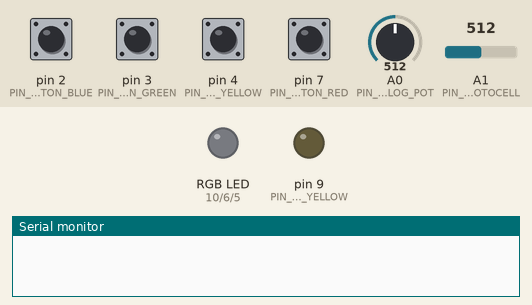
A sketch run on a simulated Arduino Uno, built with avr-gcc and run on an emulated ATmega328P. On the bench: an RGB LED mixed from three pins (HIGH = lit), output pins drawn as LEDs (lit = HIGH), the last lines printed to the serial monitor. Inputs (shaded band) come from the test bench; at power-on: pin 2 (PIN_PUSHBUTTON_BLUE), pin 3 (PIN_PUSHBUTTON_GREEN), pin 4 (PIN_PUSHBUTTON_YELLOW), pin 7 (PIN_PUSHBUTTON_RED) HIGH, A0 (PIN_ANALOG_POT) = 512, A1 (PIN_ANALOG_PHOTOCELL) = 512.

Above: at 1.2 s.
1.3 s: pin 2 (PIN_PUSHBUTTON_BLUE) pulled LOW for 0.15 s
At 1.6 s:
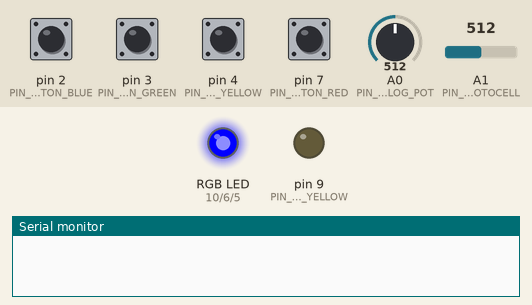
2.9 s: pin 3 (PIN_PUSHBUTTON_GREEN) pulled LOW for 0.15 s
At 4.0 s:
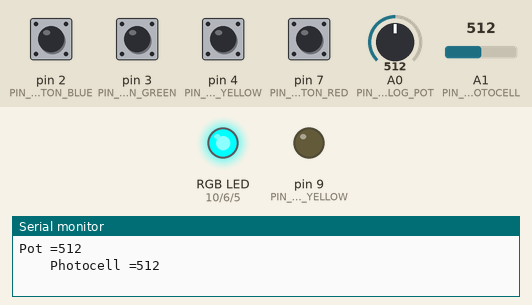
4.5 s: pin 4 (PIN_PUSHBUTTON_YELLOW) pulled LOW for 0.15 s
At 5.4 s:
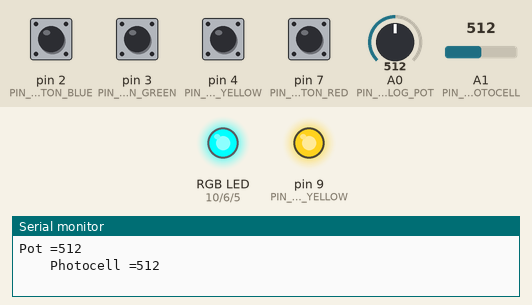
6.1 s: pin 7 (PIN_PUSHBUTTON_RED) pulled LOW for 0.15 s
At 6.6 s:
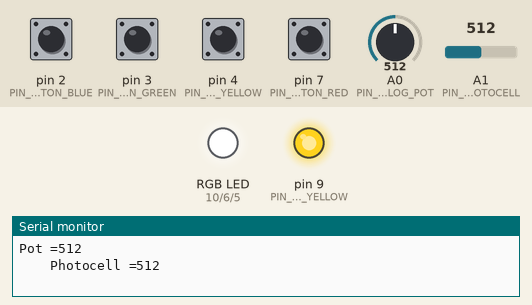
7.7 s: pin 2 (PIN_PUSHBUTTON_BLUE) pulled LOW for 1 s
At 8.9 s:
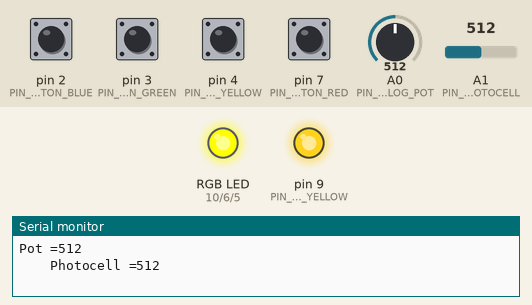
10.2 s: pin 3 (PIN_PUSHBUTTON_GREEN) pulled LOW for 1 s
At 10.8 s:
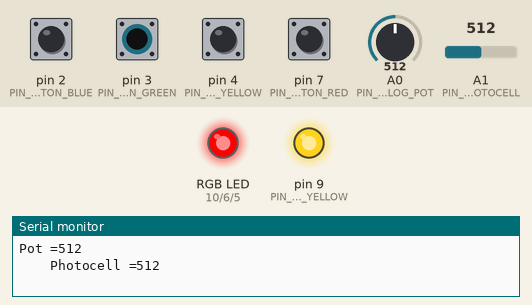
Timing chart, 0 to 13.2 s (numbered marks = the images above; inputs shaded):
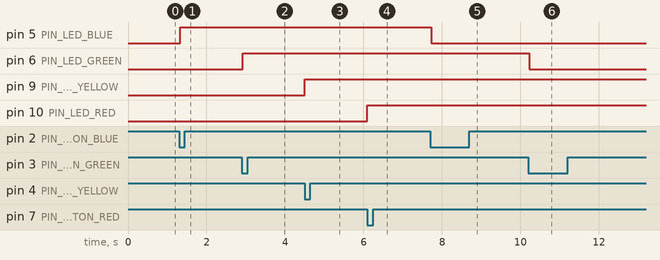

Measured:
- after the input at 1.3 s, pin 5 (PIN_LED_BLUE): LOW → HIGH at once
- after the input at 2.9 s, pin 6 (PIN_LED_GREEN): LOW → HIGH at once
- after the input at 4.5 s, pin 9 (PIN_LED_YELLOW): LOW → HIGH at once
- after the input at 6.1 s, pin 10 (PIN_LED_RED): LOW → HIGH at once
- after the input at 7.7 s, pin 5 (PIN_LED_BLUE): HIGH → LOW at once
- after the input at 10.2 s, pin 6 (PIN_LED_GREEN): HIGH → LOW at once

The sketch:

ArduinoCommunication.ino
```cpp
#define PIN_LED_RED 10
#define PIN_LED_YELLOW 9
#define PIN_LED_GREEN 6
#define PIN_LED_BLUE 5

#define PIN_PUSHBUTTON_RED 7
#define PIN_PUSHBUTTON_YELLOW 4
#define PIN_PUSHBUTTON_GREEN 3
#define PIN_PUSHBUTTON_BLUE 2

#define PIN_RGB_RED 11
#define PIN_RGB_GREEN 12
#define PIN_RGB_BLUE 13

#define PIN_ANALOG_POT 0
#define PIN_ANALOG_PHOTOCELL 1

volatile uint8_t mainEventFlags = 0;
#define FLAG_GREEN_PUSHBUTTON 0x01
#define FLAG_BLUE_PUSHBUTTON 0x02

int pot;
int photo;
int rgbCounter = 0;
unsigned long priorTimeMs = 0;

uint8_t redState = HIGH;
uint8_t lastRedState = HIGH;
uint8_t yellowState = HIGH;
uint8_t lastYellowState = HIGH;

void setup() {
  Serial.begin(9600);
  pinMode(PIN_LED_RED, OUTPUT);
  pinMode(PIN_LED_YELLOW, OUTPUT);
  pinMode(PIN_LED_GREEN, OUTPUT);
  pinMode(PIN_LED_BLUE, OUTPUT);
  digitalWrite(PIN_LED_RED, LOW);
  digitalWrite(PIN_LED_YELLOW, LOW);
  digitalWrite(PIN_LED_GREEN, LOW);
  digitalWrite(PIN_LED_BLUE, LOW);

  pinMode(PIN_PUSHBUTTON_RED, INPUT_PULLUP);
  pinMode(PIN_PUSHBUTTON_YELLOW, INPUT_PULLUP);
  pinMode(PIN_PUSHBUTTON_GREEN, INPUT_PULLUP);
  pinMode(PIN_PUSHBUTTON_BLUE, INPUT_PULLUP);

  attachInterrupt(digitalPinToInterrupt(PIN_PUSHBUTTON_GREEN), green_pushbutton_isr, FALLING);
  attachInterrupt(digitalPinToInterrupt(PIN_PUSHBUTTON_BLUE), blue_pushbutton_isr, FALLING);
}

void loop() {
  unsigned long currentTimeMs = millis();
  unsigned long elapsedTimeMs = currentTimeMs - priorTimeMs;

  if (elapsedTimeMs > 2000) {
    pot = analogRead(PIN_ANALOG_POT);
    photo = analogRead(PIN_ANALOG_PHOTOCELL);
    Serial.print("Pot =");
    Serial.println(pot);
    Serial.print("    Photocell =");
    Serial.println(pot);
    Serial.print(" \n");
    priorTimeMs = currentTimeMs;
  }

  redState = digitalRead(PIN_PUSHBUTTON_RED);
  if (redState != lastRedState) {
    if (!redState) {
      if (digitalRead(PIN_LED_RED) == HIGH) {
        digitalWrite(PIN_LED_RED, LOW);
      } else {
        digitalWrite(PIN_LED_RED, HIGH);
      }
    }
    delay(50);
  }
  lastRedState = redState;

  yellowState = digitalRead(PIN_PUSHBUTTON_YELLOW);
  if (yellowState != lastYellowState) {
    if (!yellowState) {
      digitalWrite(PIN_LED_YELLOW, !digitalRead(PIN_LED_YELLOW));
    }
    delay(50);
  }
  lastYellowState = yellowState;

  if (mainEventFlags & FLAG_GREEN_PUSHBUTTON) {
    delay(30);
    mainEventFlags &= ~FLAG_GREEN_PUSHBUTTON;
    if (!digitalRead(PIN_PUSHBUTTON_GREEN)) {
      digitalWrite(PIN_LED_GREEN, !digitalRead(PIN_LED_GREEN));
    }
  }

  if (mainEventFlags & FLAG_BLUE_PUSHBUTTON) {
    delay(30);
    mainEventFlags &= ~FLAG_BLUE_PUSHBUTTON;
    if (!digitalRead(PIN_PUSHBUTTON_BLUE)) {
      digitalWrite(PIN_LED_BLUE, !digitalRead(PIN_LED_BLUE));
      rgbCounter++;
      if (rgbCounter > 7) {
        rgbCounter = 0;
      }
      digitalWrite(PIN_RGB_BLUE, rgbCounter % 2);
      digitalWrite(PIN_RGB_GREEN, rgbCounter / 2 % 2);
      digitalWrite(PIN_RGB_RED, rgbCounter / 4 % 2);
    }
  }
}

void green_pushbutton_isr() {
  mainEventFlags |= FLAG_GREEN_PUSHBUTTON;
}

void blue_pushbutton_isr() {
  mainEventFlags |= FLAG_BLUE_PUSHBUTTON;
}
```
